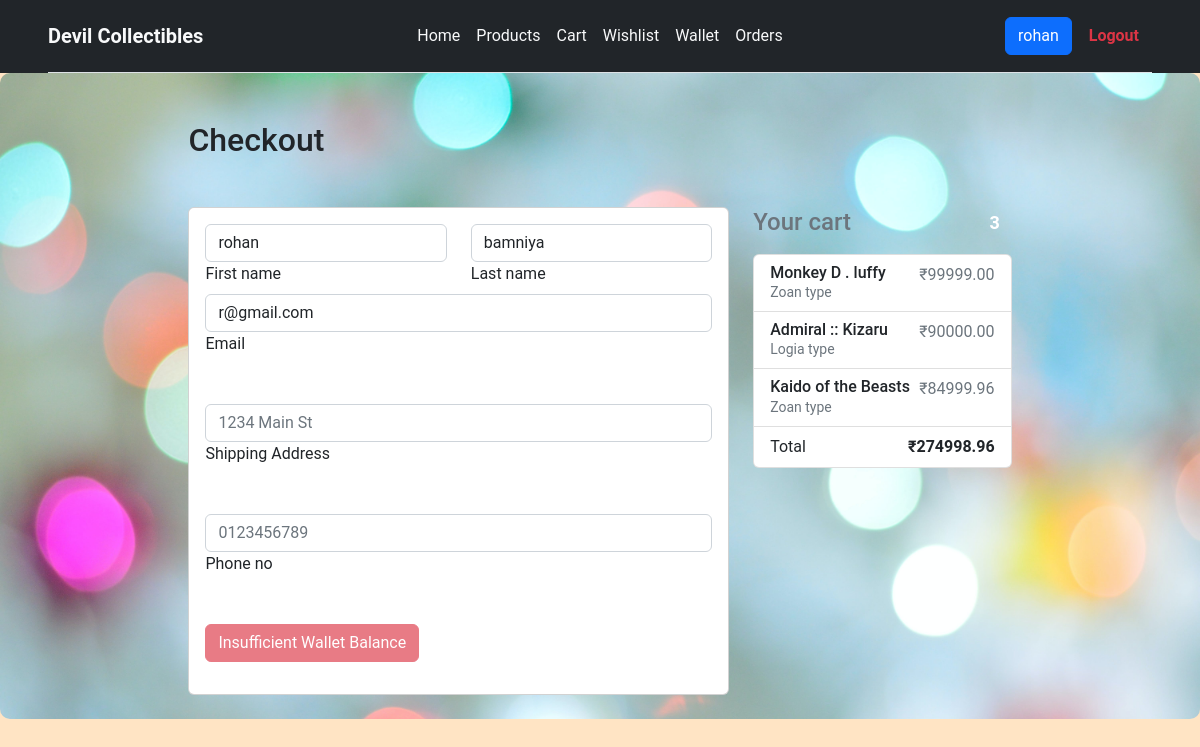
The page /checkout_fromcart/ (signed in) on the database its author committed.
### devilx_home/models.py (models this page shows, shortened)
class Products(models.Model):
    p_name = models.CharField(max_length=100)
    p_rating = models.DecimalField(max_digits=5, decimal_places=1)
    p_description = models.TextField(max_length=500)
    p_buycount = models.IntegerField()
    p_brand = models.CharField(max_length=100, blank=True)
    p_category = models.CharField(max_length=100)
    p_image = models.ImageField(upload_to="static/images/")
    p_price = models.DecimalField(max_digits=7, decimal_places=2)

### devilx_home/views.py (the view, shortened to what this page needs)
# urls.py: path('checkout_fromcart/', views.checkout_fromcart, name="checkout_fromcart"),
def checkout_fromcart(request):
    products = []
    total_price = 0
    for i in Cart.objects.filter(user=request.user):
        products.append(i.product)
        total_price += i.product.p_price
    wallet = Wallet.objects.filter(user=request.user)[0].wallet
    flag = True
    if wallet < total_price:
        flag = False
    context = {
        'products': products,
        'total_price': total_price,
        'flag': flag
    }
    return render(request, 'devilx_home/checkout.html', context=context)

### devilx_home/templates/devilx_home/checkout.html (shortened to what this page needs)
{% extends 'devilx_home/base.html' %}
{% block content %}
<main class="mt-0 pt-0">
    <div class="container wow fadeIn">
      <h2 class="my-5 h2">Checkout </h2>
      <div class="row">
        <div class="col-md-8 mb-4">
          <div class="card">
            <form class="card-body" method="POST">
              <div class="row">
                <div class="col-md-6 mb-2">
                  <div class="md-form ">
                    <input type="text" name="fname" id="firstName" class="form-control"  value = '{{ user.first_name }}'>
                    <label for="firstName" class="">First name</label>
                  </div>
                </div>
                <div class="col-md-6 mb-2">
                  <div class="md-form">
                    <input type="text" name="lname" id="lastName" class="form-control" value = '{{user.last_name}}'>
                    <label for="lastName" class="">Last name</label>
                  </div>
                </div>
              </div>
              <div class="md-form mb-5">
                <input type="text" name="email" id="email" class="form-control" value = '{{user.email}}'>
                <label for="email" class="">Email </label>
              </div>
              <div class="md-form mb-5">
                <input type="text" name="address" id="address" class="form-control" placeholder="1234 Main St">
                <label for="address" class="">Shipping Address</label>
              </div>
              <div class="md-form mb-5">
                <input type="text" name="phoneno" id="phoneno" class="form-control" placeholder="0123456789"
                <label for="phoneno" class="">Phone no</label>
              </div>
              {% if flag %}
              <class="mb-4">
                  <button class="btn btn-primary btn-lg btn-block" type="submit">Place Order</button>
                  {% else %}
                  <class="mb-4">
                    <button disabled class="btn btn-danger btn-block" type="submit">Insufficient Wallet Balance</button>
              {% endif%}
            </form>
          </div>
        </div>
        <div class="col-md-4 mb-4">
          <h4 class="d-flex justify-content-between align-items-center mb-3">
            <span class="text-muted">Your cart</span>
            <span class="badge badge-secondary badge-pill">3</span>
          </h4>
          <ul class="list-group mb-3 z-depth-1">
            {% for product in products %}
            <li class="list-group-item d-flex justify-content-between lh-condensed">
              <div>
                <h6 class="my-0">{{product.p_name}}</h6>
                <small class="text-muted">{{product.p_category}}</small>
              </div>
              <span class="text-muted">₹{{ product.p_price }}</span>
            </li>
            {% endfor %}
            <li class="list-group-item d-flex justify-content-between">
              <span>Total </span>
              <strong>₹{{ total_price }}</strong>
            </li>
          </ul>
        </div>
      </div>
    </div>
  </main>
{% endblock content %}

### devilx_home/templates/devilx_home/base.html (shortened to what this page needs)
<html>
  <head>
    <link
      href="https://cdn.jsdelivr.net/npm/bootstrap@5.2.2/dist/css/bootstrap.min.css"
      rel="stylesheet"
    />
  </head>
  <body style="background-color:bisque; margin: 0; font-family: Roboto">
    <div class="px-5 bg-dark w-100 mb-0 sticky-top">
      <header
        class="d-flex flex-wrap align-items-center justify-content-center justify-content-md-between py-3 border-bottom"
      >
        <a href="/" class="text-decoration-none text-light fw-bold lead w-25">
          Devil Collectibles
        </a>
        <ul class="nav col-12 col-md-auto mb-2 justify-content-center mb-md-0">
          <li>
            <a
              href="{% url 'devilx-home' %}"
              class="text-light nav-link px-2 link-primary"
              >Home</a
            >
          </li>
          <li>
            <a
              href="{% url 'devilx-products' %}"
              class="text-light nav-link px-2 link-primary"
              >Products</a
            >
          </li>
          {% if user.is_authenticated %}
          <li>
            <a
              href="{% url 'cart' %}"
              class="text-light nav-link px-2 link-primary"
              >Cart</a
            >
          </li>
          <li>
            <a
              href="{% url 'wishlist' %}"
              class="text-light nav-link px-2 link-primary"
              >Wishlist</a
            >
          </li>
          <li>
            <a
              href="{% url 'wallet' %}"
              class="text-light nav-link px-2 link-primary"
              >Wallet</a
            >
          </li>
          <li>
            <a
              href="{% url 'orders' %}"
              class="text-light nav-link px-2 link-primary"
              >Orders</a
            >
          </li>
          {% endif %}
        </ul>
        <div class="w-25 text-end">
          {% if user.is_authenticated %}
          <a
            href="{% url 'devilx-home' %}"
            type="button"
            class="btn btn-primary"
            >{{user.username}}</a
          >
          <a href="{% url 'logout' %}" type="button" class="btn text-danger"
            ><b>Logout</b></a
          >
          {% endif %}
        </div>
      </header>
    </div>
    <div
      style="
        width: 100%;
        display: flex;
        align-items: center;
        justify-content: space-around;
      "
    >
    <div
    style="
      background-image: url('static/images/final.jpg');
      background-repeat: no-repeat;
      background-size: cover;
      border-radius: 10px;
      width: 100%;
      padding: 0px;
      display: flex;
      flex-direction: column;
      align-items: center;
      justify-content: space-around;
    "
  >
        {% block content %} {% endblock %}
      </div>
    </div>
  </body>
</html>

### rows shown on the page
Products: p_name "Monkey D . luffy", p_category "Zoan type", p_price "99999.00"
Products: p_name "Admiral :: Kizaru", p_category "Logia type", p_price "90000.00"
Products: p_name "Kaido of the Beasts", p_category "Zoan type", p_price "84999.96"

### other values the page prints
{{ user.username }} "rohan"
{{ total_price }} "274998.96"
